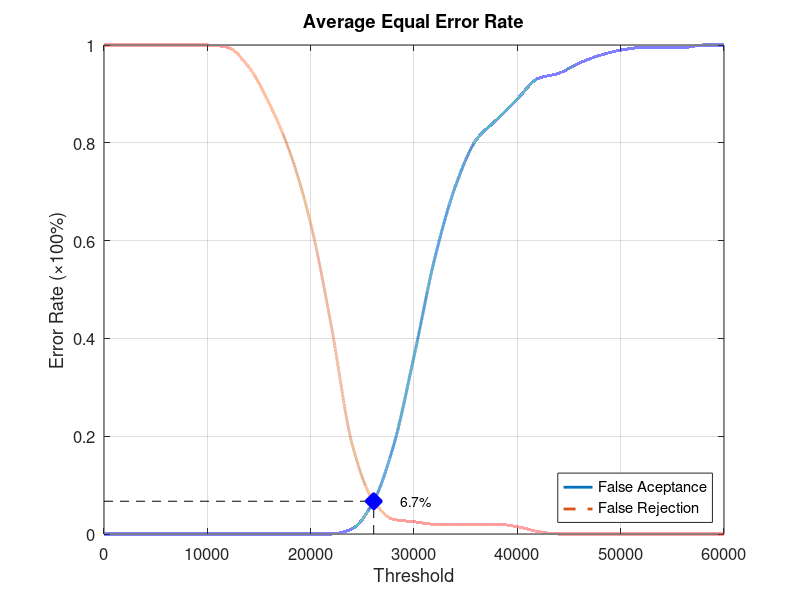
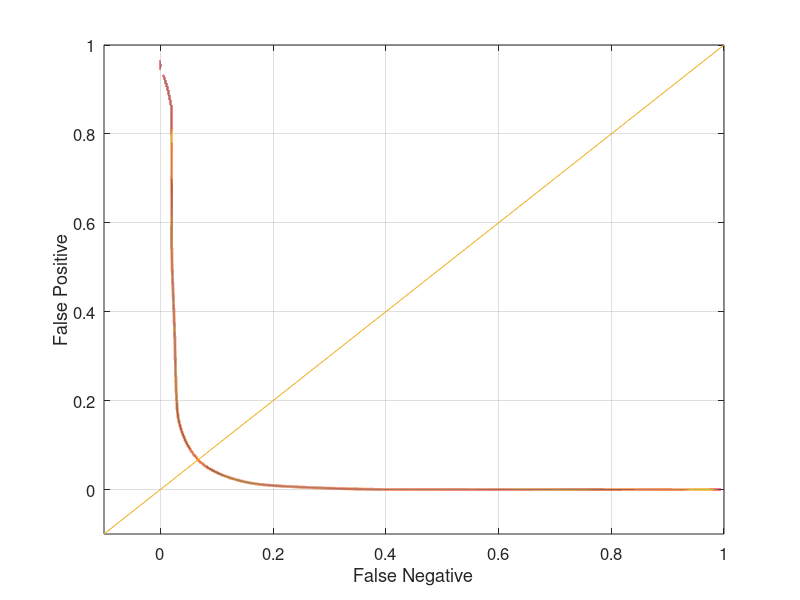

The MATLAB source for these figures, in order:
function yEER = Database1_1
close all;
clear;
clc;
x = 0:2000:60000;
xq = 0:0.5:60000;

y0 = [0 0 0 0 0 0 0 0 0 0 0 0 0.0105263 0.0631579 0.178947 0.363158 0.563158 0.710526 0.805263 0.847368 0.889474 0.931579 0.942105 0.963158 0.978947 0.989474 0.994737 0.994737 0.994737 1 1];
yy0 = interp1(x, y0, xq, 'pchip');
y1 = [1 1 1 1 1 1 0.995 0.955 0.88 0.78 0.635 0.425 0.185 0.07 0.03 0.025 0.02 0.02 0.02 0.02 0.015 0.005 0 0 0 0 0 0 0 0 0];
yy1 = interp1(x, y1, xq, 'pchip');

% Calculating EER: 
y2 = abs(y0 - y1);
find(y2 == min(y2))
yy2 = abs(yy0 - yy1);
xEER = find(yy2 == min(yy2));
xEERIndex = xq(xEER) % X-axis EER
yEER = yy0(xEER) % Y-axis EER

main = figure
plot(xq, yy0,'-','LineWidth', 2);	hold on
plot(xq, yy1,'--','LineWidth', 2);	hold on
plot([xEERIndex xEERIndex], [0 yEER], 'k--');	hold on
plot([0 xEERIndex], [yEER yEER], 'k--');	hold on
plot(xEERIndex, yEER, 'bx', 'LineWidth', 10);	hold on
text(xEERIndex + 10 * xEERIndex / 100, yEER, [num2str(round((10000 * yEER)) / 100) '%'])
legend('False Aceptance', 'False Rejection', 'Location', 'SouthEast')
xlabel('Threshold')
ylabel('Error Rate (\times100%)')
title('Average Equal Error Rate')
set(gca, 'FontSize', 12)
axis([0 60000 0 1])
grid on

print(main, 'Database1_1Main', '-dpng');
FNRxFPR = figure('Color', [1 1 1]);
plot(yy1, yy0, '-', yy1, yy0, 'LineWidth', 2);
hold on
y = -0.1:0.1:1
plot(y, y); 
set(gca, 'FontSize', 12)
xlabel('False Negative')
ylabel('False Positive')
axis([-0.1 1 -0.1 1])
set(gca, 'FontSize', 12)
grid on

print(FNRxFPR, 'Database1_1FNRxFPR','-dpng');
end
